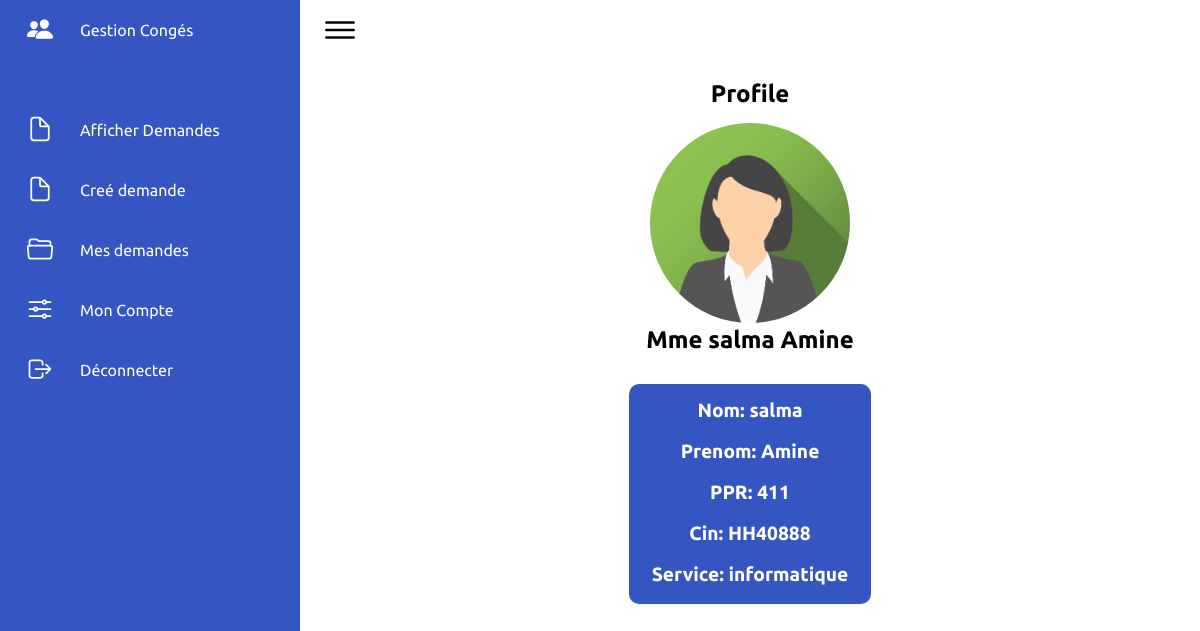
/admin/MonCompte.php (signed in), run on the app's committed database.
### tables this page shows
CREATE TABLE `employe` (
  `Id` int(11) NOT NULL,
  `PPR` int(11) NOT NULL,
  `Cin` varchar(7) NOT NULL,
  `Nom` varchar(30) NOT NULL,
  `Prenom` varchar(30) NOT NULL,
  `Adresse` varchar(100) NOT NULL,
  `Tel` bigint(10) NOT NULL,
  `Sexe` varchar(20) NOT NULL,
  `Type` varchar(40) NOT NULL,
  `NumS` int(11) NOT NULL
);

CREATE TABLE `service` (
  `NumS` int(11) NOT NULL,
  `Intitule-S` varchar(40) NOT NULL
);

### config/dbaccess.php (called while the page is built, shortened)
<?php
    class Dbconfig
    {
        public function db_connect(){
        $servername = "localhost";
        $username = "root";
        $password = "";
     try {
       $this->connection = new PDO("mysql:host=$servername;dbname=gestion_cong", $username, $password);
         } catch(PDOException $e) {
  echo "Connection failed: " . $e->getMessage();
               }
        }
    }
?>

### config/utilisateurs.php (called while the page is built, shortened)
<?php
require_once('dbaccess.php');
$db = new Dbconfig();
class Utilisateur{
function myAccount(){
        global $db;
      $user_ppr = $_SESSION['ppr'];
      $stmt = $db->connection->prepare("SELECT * FROM `service` INNER JOIN employe ON service.NumS = employe.NumS  WHERE PPR=? ");
      $stmt->execute(array($user_ppr));
      return $stmt->fetch();
      }
}

### admin/MonCompte.php (the view, shortened to what this page needs)
<?php
   if(isset($_SESSION["rh"]) || isset($_SESSION["salarie"]) ){
    require_once("../config/utilisateurs.php");
    $MyAccount = new Utilisateur();
    $MyAcountData =$MyAccount->myAccount();
?>
<!DOCTYPE html>
<html lang="en">
<head>
    <link rel="stylesheet" href="../styles/assets/css/style.css">
    <link rel="stylesheet" href="../styles/css/mainStyle.css">
</head>
<body>
     <?php include_once('../includes/sidebar.php') ?>
<div class="form_cotainer">
         <h2 class='profile-title'>Profile</h2>
<div class="profile">
<?php if(isset($_SESSION['Sexe']) && $_SESSION['Sexe'] == 'male'){
    echo '<img src="../styles/images/avatar.png" alt="Avatar" style="width:200px;border-radius:50%">';
}else{
    echo '<img src="../styles/images/avatar2.png" alt="Avatar" style="width:200px;border-radius:50%">';
}
?>
<h2><?php if(isset($_SESSION['Sexe']) && $_SESSION['Sexe'] == 'male'){echo 'M';}else{echo 'Mme';} ?> <?php if(isset($MyAcountData['Nom'])){echo $MyAcountData['Nom'].' '. $MyAcountData['Prenom'];}?></h2>
</div>
 <div class='profile-container'>
    <span>Nom: <?php if(isset($MyAcountData['Nom'])){echo $MyAcountData['Nom'];}?></span> <br>
    <span>Prenom: <?php if(isset($MyAcountData['Prenom'])){echo $MyAcountData['Prenom'];}?> </span> <br>
    <span>PPR: <?php if(isset($MyAcountData['PPR'])){echo $MyAcountData['PPR'];}?></span> <br>
    <span>Cin: <?php if(isset($MyAcountData['Cin'])){echo $MyAcountData['Cin'];}?></span> <br>
    <span>Service: <?php if(isset($MyAcountData['Intitule-S'])){echo $MyAcountData['Intitule-S'];}?> </span>
 </div>
</div>
</body>
</html>
<?php
}else{
    header("location: ../index.php");
     exit();
  }
  ?>

### styles/assets/css/style.css (style rules this page uses)
* { font-family: "Ubuntu", sans-serif; margin: 0; padding: 0; box-sizing: border-box; }
:root { --blue: #3455c2; --white: #fff; --gray: #f5f5f5; --black1: #222; --black2: #999; }
body { min-height: 100vh; overflow-x: hidden; }

### styles/CSS/mainStyle.css (style rules this page uses)
.form_cotainer { max-width: 70%; min-height: 100vh; margin-left:auto; margin-right:auto; padding:20px; margin-bottom: 75px; }
.profile-title { text-align: center; margin-bottom: 15px; }
.profile { max-width: 80%; margin: auto; text-align: center; margin-bottom: 30px; }
.profile-container { max-width: 41%; margin: 9px auto; background: #3455c2; transition: transform .2s; text-align: center; color:white; height: 220px; padding: 15px; border-radius: 10px; }
.profile-container span { display: block; font-weight: bold; font-size: larger; }

### data on the page
employe: Nom "salma", Prenom "Amine", PPR "411", Cin "HH40888", NumS "informatique"
